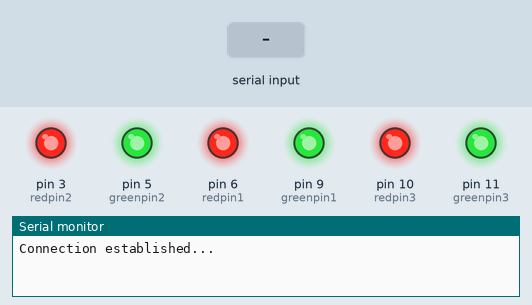
This sketch was run on a simulated Arduino Uno, built with avr-gcc and run on an emulated ATmega328P. Shown: output pins drawn as LEDs (lit = HIGH), the last lines printed to the serial monitor. Inputs (shaded band) come from the test bench.

Above: at 1.2 s.
1.3 s: "H" received over Serial
At 2.7 s:
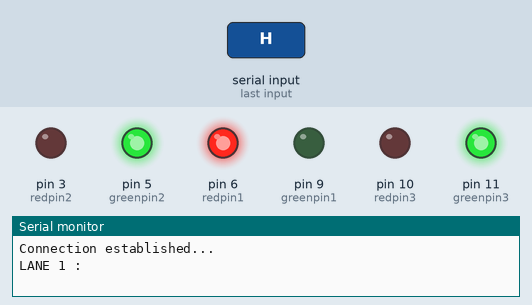
At 12.5 s:
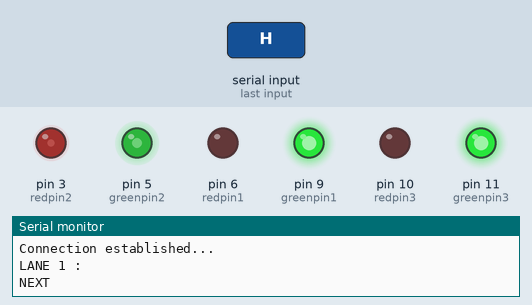
Timing chart, 0 to 12.8 s (numbered marks = the images above; inputs shaded):
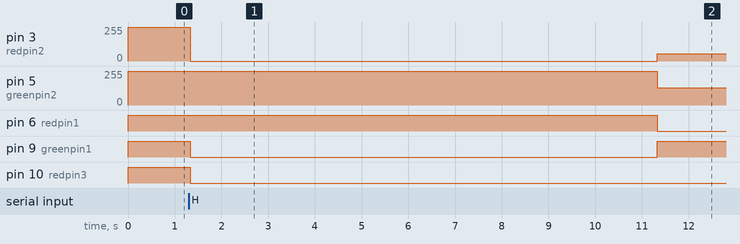

The sketch:

pyLedControl.ino
```cpp
#define redpin1  6
#define greenpin1  9
#define redpin2  3
#define greenpin2  5
#define redpin3  10
#define greenpin3  11

int turn = 0;

void setup()
   {
      Serial.begin(9600);
      pinMode(redpin1,OUTPUT);
      pinMode(redpin2,OUTPUT);
      pinMode(greenpin1,OUTPUT);
      pinMode(greenpin2,OUTPUT);
      pinMode(redpin3,OUTPUT);
      pinMode(greenpin3,OUTPUT);
      Serial.println("Connection established...");
                      analogWrite(redpin1,255);
                      analogWrite(greenpin1,255);
                      analogWrite(redpin2,255);
                      analogWrite(greenpin2,255);
                      analogWrite(redpin3,255);
                      analogWrite(greenpin3,255);
      Serial.flush();
   }

void loop()
{
  Serial.flush();
              if(Serial.available())
              {
                char den = Serial.read();

                 delay(20);
                 int bval = turn%3;
                 delay(10);
                           if(bval==0)
                           {
                                            Serial.println("LANE 1 : ");
                                            analogWrite(redpin1,255);
                                            analogWrite(greenpin1,0);
                                            analogWrite(redpin2,0);
                                            analogWrite(greenpin2,255);
                                            analogWrite(redpin3,0);
                                            analogWrite(greenpin3,255);
                                            if (den == 'H')
                                            {
                                                delay(10000);
                                            }
                                            else if (den == 'M')
                                            {
                                                delay(8000);
                                            }
                                            else if(den == 'L')
                                            {
                                               delay(5000);
                                            }

                                            Amber(1);
                           }
                           if(bval==1)
                           {
                                            Serial.println("LANE 2 : ");
                                            analogWrite(redpin1,0);
                                            analogWrite(greenpin1,255);
                                            analogWrite(redpin2,255);
                                            analogWrite(greenpin2,0);
                                            analogWrite(redpin3,0);
                                            analogWrite(greenpin3,255);
                                            if (den == 'H')
                                            {
                                                delay(10000);
                                            }
                                            else if (den == 'M')
                                            {
                                                delay(8000);
                                            }
                                            else if(den == 'L')
                                            {
                                               delay(5000);
                                            }
                                            Amber(2);
                          }
                          if(bval==2)
                          {
                                            Serial.println("LANE 3 : ");
                                            analogWrite(redpin1,0);
                                            analogWrite(greenpin1,255);
                                            analogWrite(redpin2,0);
                                            analogWrite(greenpin2,255);
                                            analogWrite(redpin3,255);
                                            analogWrite(greenpin3,0);
                                            if (den == 'H')
                                            {
                                                delay(10000);
                                            }
                                            else if (den == 'M')
                                            {
                                                delay(8000);
                                            }
                                            else if(den == 'L')
                                            {
                                               delay(5000);
                                            }
                                            Amber(0);
                          }
              Serial.println("NEXT");
              turn=turn+1;
              if(turn>2)turn=0;
                      while(!Serial.available())
                      {
                                          analogWrite(redpin1,255);
                                          analogWrite(greenpin1,255);
                                          analogWrite(redpin2,255);
                                          analogWrite(greenpin2,255);
                                          analogWrite(redpin3,255);
                                          analogWrite(greenpin3,255);
                                          Amber(turn);
                                          delay(500);
                      }

              }

}

void Amber(int lane)
{
  switch (lane)
  {
          case 0:
                              analogWrite(redpin1,55);
                              analogWrite(greenpin1,130);
                              analogWrite(redpin2,0);
                              analogWrite(greenpin2,255);
                              analogWrite(redpin3,0);
                              analogWrite(greenpin3,255);
          break;
          case 1:
                              analogWrite(redpin1,0);
                              analogWrite(greenpin1,255);
                              analogWrite(redpin2,55);
                              analogWrite(greenpin2,130);
                              analogWrite(redpin3,0);
                              analogWrite(greenpin3,255);
          break;
          case 2:
                              analogWrite(redpin1,0);
                              analogWrite(greenpin1,255);
                              analogWrite(redpin2,0);
                              analogWrite(greenpin2,255);
                              analogWrite(redpin3,55);
                              analogWrite(greenpin3,130);
          break;

  }

}
```

Measured:
- after the input at 1.3 s, pin 3 (redpin2): 255/255 → 0/255 at once, → 55/255 10.0 s later; pin 5 (greenpin2): 255/255 → 130/255 after 10.0 s; pin 6 (redpin1): HIGH → LOW after 10.0 s; pin 9 (greenpin1): HIGH → LOW at once, → HIGH 10.0 s later; pin 10 (redpin3): HIGH → LOW at once
